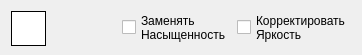
<?xml version="1.0" encoding="UTF-8"?>
<ui version="4.0">
 <class>ColorListItem</class>
 <widget class="QWidget" name="ColorListItem">
  <property name="geometry">
   <rect>
    <x>0</x>
    <y>0</y>
    <width>362</width>
    <height>55</height>
   </rect>
  </property>
  <property name="minimumSize">
   <size>
    <width>362</width>
    <height>55</height>
   </size>
  </property>
  <property name="maximumSize">
   <size>
    <width>362</width>
    <height>55</height>
   </size>
  </property>
  <property name="windowTitle">
   <string>Form</string>
  </property>
  <layout class="QHBoxLayout" name="horizontalLayout">
   <item>
    <widget class="QPushButton" name="pushButton">
     <property name="minimumSize">
      <size>
       <width>35</width>
       <height>35</height>
      </size>
     </property>
     <property name="maximumSize">
      <size>
       <width>35</width>
       <height>35</height>
      </size>
     </property>
     <property name="styleSheet">
      <string notr="true">border: 1px solid black; background-color: rgb(255, 255, 255);</string>
     </property>
     <property name="text">
      <string/>
     </property>
     <property name="flat">
      <bool>true</bool>
     </property>
    </widget>
   </item>
   <item>
    <spacer name="horizontalSpacer">
     <property name="orientation">
      <enum>Qt::Horizontal</enum>
     </property>
     <property name="sizeHint" stdset="0">
      <size>
       <width>86</width>
       <height>20</height>
      </size>
     </property>
    </spacer>
   </item>
   <item>
    <widget class="QCheckBox" name="Saturation">
     <property name="text">
      <string>Заменять
Насыщенность</string>
     </property>
    </widget>
   </item>
   <item>
    <widget class="QCheckBox" name="Value">
     <property name="text">
      <string>Корректировать
Яркость</string>
     </property>
    </widget>
   </item>
  </layout>
 </widget>
 <resources/>
 <connections/>
</ui>
